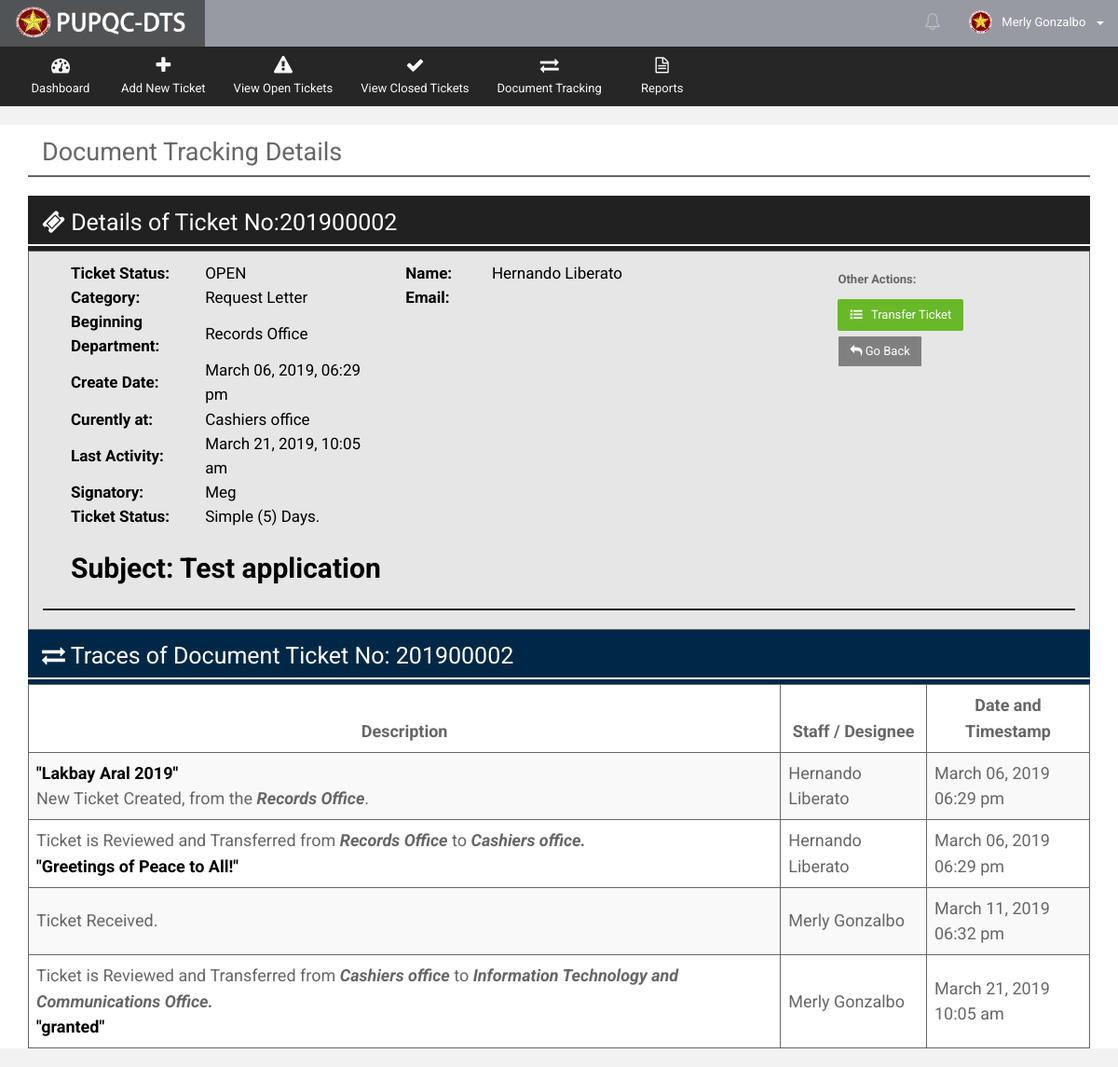
The page /Web/Department/views/ticket_trace_review.php?getID=201900002 (signed in) on the database as committed earlier.
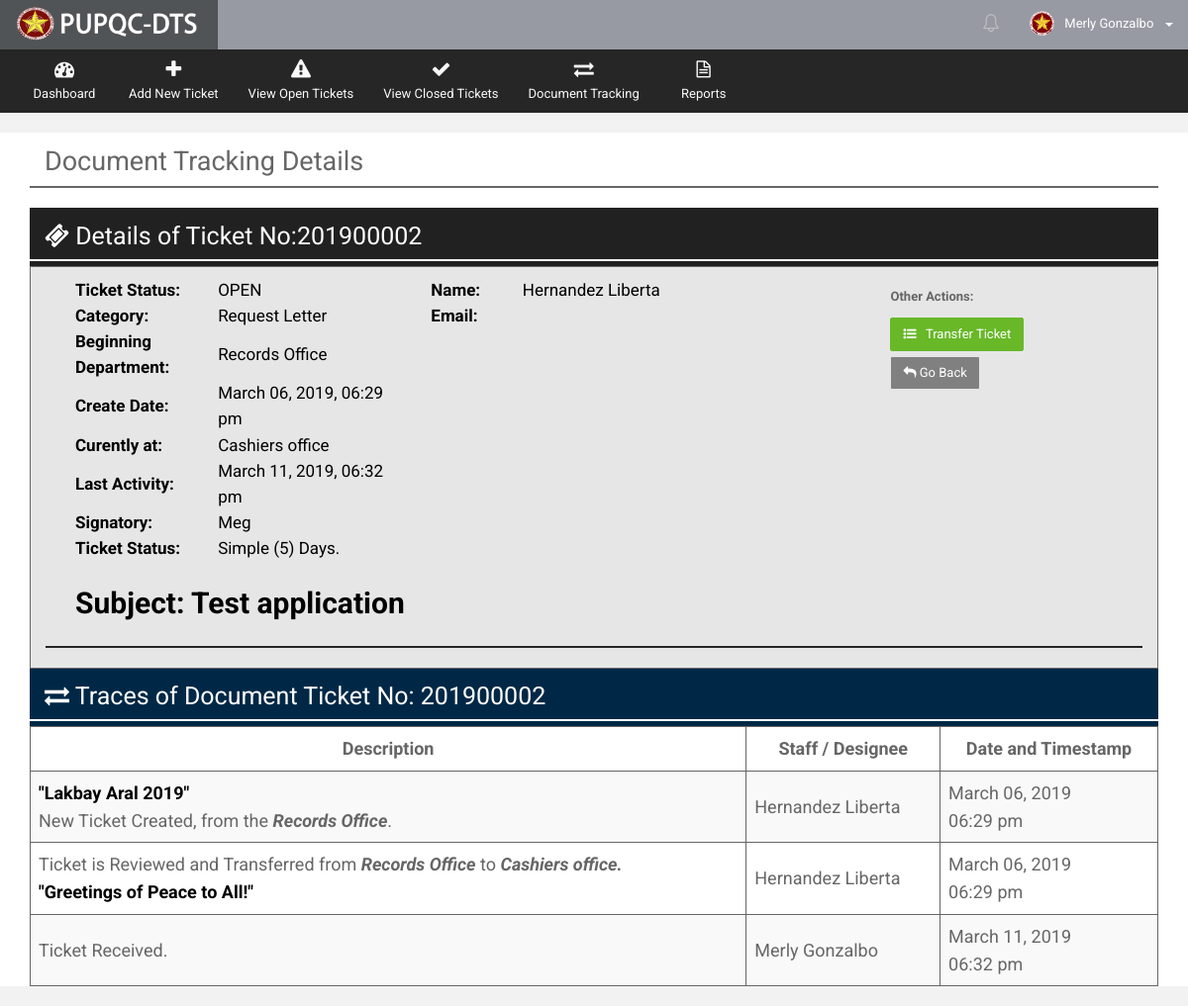
The same page on the database as committed later.
### tables this page shows
CREATE TABLE `t_document_track_history` (
  `docu_tr_his_ID` int(10) NOT NULL,
  `docu_tr_his_ticket_no` varchar(255) NOT NULL,
  `docu_tr_his_doctype` int(10) NOT NULL,
  `docu_tr_his_sourcetype` int(10) NOT NULL,
  `docu_tr_his_ext_source_desc` varchar(255) DEFAULT NULL,
  `docu_tr_his_prioritytype` int(10) NOT NULL,
  `docu_tr_his_count_date_process` varchar(10) NOT NULL,
  `docu_tr_his_from_office` int(10) NOT NULL,
  `docu_tr_his_to_office` int(10) DEFAULT NULL,
  `docu_tr_his_subject` varchar(255) NOT NULL,
  `docu_tr_his_desc` varchar(255) NOT NULL,
  `docu_tr_his_closing_remarks` varchar(255) DEFAULT NULL,
  `docu_tr_his_remarks` varchar(255) DEFAULT NULL,
  `docu_tr_his_asignatory` varchar(255) NOT NULL,
  `docu_tr_his_createdby` int(10) NOT NULL,
  `docu_tr_his_receiver` int(10) DEFAULT NULL,
  `docu_tr_his_sender` int(10) DEFAULT NULL,
  `docu_tr_his_closedby` int(10) DEFAULT NULL,
  `docu_tr_his_reopenedby` int(10) DEFAULT NULL,
  `docu_tr_his_receiving_stat` varchar(30) DEFAULT NULL,
  `docu_tr_his_date_create` date NOT NULL,
  `docu_tr_his_time_create` time NOT NULL,
  `docu_tr_his_date_sent` date DEFAULT NULL,
  `docu_tr_his_time_sent` time DEFAULT NULL,
  `docu_tr_his_date_received` date DEFAULT NULL,
  `docu_tr_his_time_received` time DEFAULT NULL,
  `docu_tr_his_date_done` date DEFAULT NULL,
  `docu_tr_his_time_done` time DEFAULT NULL,
  `docu_tr_his_date_reopened` date DEFAULT NULL,
  `docu_tr_his_time_reopened` time DEFAULT NULL,
  `docu_tr_his_status` varchar(20) NOT NULL DEFAULT 'OPEN',
  `docu_tr_his_overdue_stat` varchar(10) NOT NULL DEFAULT 'NO',
  `docu_tr_his_action` varchar(30) NOT NULL,
  `docu_tr_his_notif_stat` bit(1) NOT NULL DEFAULT b'1',
  `docu_tr_his_disp_stat` bit(1) NOT NULL DEFAULT b'1',
  `docu_tr_his_timestamp` datetime NOT NULL DEFAULT CURRENT_TIMESTAMP
);

CREATE TABLE `t_employees` (
  `emp_ID` int(10) NOT NULL,
  `emp_lastname` varchar(100) NOT NULL,
  `emp_middlename` varchar(100) DEFAULT NULL,
  `emp_firstname` varchar(100) NOT NULL,
  `emp_office` int(10) NOT NULL,
  `emp_position` varchar(50) NOT NULL,
  `emp_picture` varchar(255) DEFAULT 'default.png',
  `emp_active_flag` bit(1) NOT NULL DEFAULT b'1',
  `emp_mod_date` datetime NOT NULL DEFAULT CURRENT_TIMESTAMP
);

CREATE TABLE `r_office` (
  `office_ID` int(10) NOT NULL,
  `office_name` varchar(200) NOT NULL,
  `office_stat` bit(1) NOT NULL DEFAULT b'1',
  `office_timestamp` datetime NOT NULL DEFAULT CURRENT_TIMESTAMP
);

### Web/Department/views/ticket_trace_review.php (the view, shortened to what the changed rows need)
<?php
    include("../utilities/Header.php");
    include("../utilities/Notification.php");
    include("../utilities/Tables.php");
    if (isset($_GET['getID']))
    {
        $docu_ticketno = $_GET['getID'];
    }
?>
      <div class="wrapper row-offcanvas row-offcanvas-left">
       <div class="content">
          <section class="main-content">
             <div class="col-md-12">
                <div class="col-md-12">
                  <h2 style="margin-top: 15px">Document Tracking Details</h2>
                </div>
             </div>
            <?php include("../functionalities/ticket_num_generator.php");?>
            <div class="row" style="background-color: white">
              <div class="col-md-12">
                <div class="box-info">
                  <?php include("get_view_details_docu_ticket.php");?>
                  <div class="col-md-12">
                      <div class="col-md-12" style="background-color: #e6e6e6; border: 1px solid">
                          <div class="col-md-12" style="margin-bottom: 10px; margin-right: 2%; ">
                               <div class="col-md-4" style="color: black; font-size:17px">
                                  <table>
                                    <tbody>
                                       <tr style="margin: 70px">
                                         <td style="width: 220px"><b>Last Activity:</b></td>
                                         <td style="width: 370px"><?php echo $new_LT_format; ?></td>
                                       </tr>
                                    </tbody>
                                  </table>
                               </div>
                               <div class="col-md-5" style="color: black; font-size:17px">
                                  <table>
                                    <tbody>
                                       <tr>
                                         <td style="width: 100px"><b>Name:</b></td>
                                         <td style="width: 370px"><?php echo $creator_compname; ?></td>
                                       </tr>
                                    </tbody>
                                  </table>
                               </div>
                      </div>
                  </div>
                </div>
              </div>
              <div class="col-md-12">
                <div class="box-info">
                    <table class="table table-striped mbn" style="font-size: 18px">
                       <thead>
                       <tr>
                           <th style="border:1px solid; text-align: center">Description</th>
                           <th style="border:1px solid; text-align: center">Staff / Designee</th>
                           <th style="border:1px solid; text-align: center">Date and Timestamp</th>
                       </tr>
                       </thead>
                       <tbody>
                        <?php include("get_view_table_tracing_details.php");?>
                      </tbody>
                    </table>
                </div>
              </div>
            </div>
          </section>
       </div>
      </div>
 <link type="text/css" rel="stylesheet" href="../../../resources-web/assets/plugins/bootstrap-wysihtml5/bootstrap3-wysihtml5.min.css">
</body>
</html>

### Web/Department/views/get_view_table_tracing_details.php (shortened to what the changed rows need)
<?php
        include("../../../db_con.php");
        $view_query1 = mysqli_query($connection,"SELECT * FROM `t_document_track_history` AS DOCU
                                                       INNER JOIN `t_accounts` AS ACC
                                                       INNER JOIN `t_employees` AS EMP
                                                       INNER JOIN `r_document_type` AS TYPE
                                                       INNER JOIN `r_source_type` AS SRC
                                                       INNER JOIN `r_priority_type` AS PRIO
                                                       ON  ACC.acc_empID = EMP.emp_ID
                                                       and TYPE.docutype_ID = DOCU.docu_tr_his_doctype
                                                       and SRC.source_ID = DOCU.docu_tr_his_sourcetype
                                                       and PRIO.priority_ID = DOCU.docu_tr_his_prioritytype
                                                       WHERE DOCU.docu_tr_his_ticket_no = '$docu_ticketno'
                                                       GROUP BY DOCU.docu_tr_his_ID");
        while($row1 = mysqli_fetch_array($view_query1))
        {
            $docu_tr_desc = $row1["docu_tr_his_desc"];
            $docu_tr_from_office = $row1["docu_tr_his_from_office"];
            $docu_tr_to_office = $row1["docu_tr_his_to_office"];
            $docu_tr_remarks = $row1["docu_tr_his_remarks"];
            $docu_action = $row1["docu_tr_his_action"];
            $docu_tr_createdby = $row1["docu_tr_his_createdby"];
            $docu_tr_sender = $row1["docu_tr_his_sender"];
            $docu_tr_receiver = $row1["docu_tr_his_receiver"];
            $docu_tr_date_create = new datetime($row1["docu_tr_his_date_create"]);
            $docu_tr_time_create = new datetime($row1["docu_tr_his_time_create"]);
            $date_create = $docu_tr_date_create->format('F d, Y');
            $time_create = $docu_tr_time_create->format('h:i a');
            $docu_tr_date_sent = new datetime($row1["docu_tr_his_date_sent"]);
            $docu_tr_time_sent = new datetime($row1["docu_tr_his_time_sent"]);
            $date_sent = $docu_tr_date_sent->format('F d, Y');
            $time_sent = $docu_tr_time_sent->format('h:i a');
            $docu_date_receive = new datetime($row1["docu_tr_his_date_received"]);
            $docu_time_receive = new datetime($row1["docu_tr_his_time_received"]);
            $date_receive = $docu_date_receive->format('F d, Y');
            $time_receive = $docu_time_receive->format('h:i a');
              $getoffice_creator = mysqli_query($connection, "SELECT * FROM `t_employees` AS EMP
                                                              INNER JOIN `r_office` AS OFF
                                                              ON EMP.emp_office = OFF.office_ID
                                                      WHERE OFF.office_ID = '$docu_tr_from_office'");
              while($create_off_row = mysqli_fetch_array($getoffice_creator))
              {
                $created_office_name = $create_off_row["office_name"];
              }
              $getoffice_receiver = mysqli_query($connection, "SELECT * FROM `t_employees` AS EMP
                                                              INNER JOIN `r_office` AS OFF
                                                              ON EMP.emp_office = OFF.office_ID
                                                      WHERE OFF.office_ID = '$docu_tr_to_office'");
              while($rec_off_row = mysqli_fetch_array($getoffice_receiver))
              {
                $receiver_office_name = $rec_off_row["office_name"];
              }
              $getcreator = mysqli_query($connection, "SELECT * FROM `t_employees` AS EMP
                                                              INNER JOIN `r_office` AS OFF
                                                              ON EMP.emp_office = OFF.office_ID
                                                      WHERE EMP.emp_ID = ' $docu_tr_createdby'");
               while($creator_row = mysqli_fetch_array($getcreator))
               {
                 $creator_fname = $creator_row["emp_firstname"];
                 $creator_lname = $creator_row["emp_lastname"];
                 $creator_compname = $creator_fname.' '.$creator_lname;
               }
              $getsender = mysqli_query($connection, "SELECT * FROM `t_employees` AS EMP
                                                              INNER JOIN `r_office` AS OFF
                                                              ON EMP.emp_office = OFF.office_ID
                                                      WHERE EMP.emp_ID = '$docu_tr_sender'");
               while($sender_row = mysqli_fetch_array($getsender))
               {
                 $sender_office_name = $sender_row["office_name"];
                 $sender_fname = $sender_row["emp_firstname"];
                 $sender_lname = $sender_row["emp_lastname"];
                 $sender_compname = $sender_fname.' '.$sender_lname;
               }
              $getreceive = mysqli_query($connection, "SELECT * FROM `t_employees` AS EMP
                                                              INNER JOIN `r_office` AS OFF
                                                              ON EMP.emp_office = OFF.office_ID
                                                      WHERE EMP.emp_ID = '$docu_tr_receiver'");
                while($receive_row = mysqli_fetch_array($getreceive))
                {
                  $receive_fname = $receive_row["emp_firstname"];
                  $receive_lname = $receive_row["emp_lastname"];
                  $receive_compname = $receive_fname.' '.$receive_lname;
                }
             echo      '<td style="border:1px solid"> ';
                         if($docu_action == 'Created')
                         {
                            echo  '<b style="color: black">"'.$docu_tr_desc.'"</b><br> New Ticket '.$docu_action.', from the <i><b>'.$created_office_name.'</b></i>.';
                         }
                         else if($docu_action == 'Reviewed and Transferred')
                         {
                           echo  'Ticket is '.$docu_action.' from <i><b>'.$sender_office_name.'</b></i> to <i><b>'.$receiver_office_name.'.</b></i> <br><b style="color: black">"'.$docu_tr_remarks.'"</b>';
                         }
                         else if($docu_action == 'Received')
                         {
                           echo  'Ticket '.$docu_action.'.';
                         }
             echo      '</td>';
             echo      '<td style="border:1px solid"> ';
                         if($docu_action == 'Created')
                         {
                           echo  $creator_compname;
                         }
                         else if($docu_action == 'Reviewed and Transferred')
                         {
                           echo  $sender_compname;
                         }
                         else if($docu_action == 'Received')
                         {
                           echo  $receive_compname;
                         }
             echo      '</td>';
             echo      '<td style="border:1px solid"> ';
                         if($docu_action == 'Created')
                         {
                           echo  $date_create.'<br>'.$time_create;
                         }
                         else if($docu_action == 'Reviewed and Transferred')
                         {
                           echo  $date_sent.'<br>'.$time_sent;
                         }
                         else if($docu_action == 'Received')
                         {
                           echo  $date_receive.'<br>'.$time_receive;
                         }
             echo      '</td>';
       }
?>

Rows that differ between the two databases and show on the page:
no longer on this page (row edited): t_document_track_history: docu_tr_his_timestamp "March 21, 2019, 10:05 am", docu_tr_his_action "Reviewed and Transferred", r_office.office_name "Cashiers office", docu_tr_his_to_office.office_name "Information Technology and Communications Office", docu_tr_his_remarks "granted", t_employees.emp_firstname+emp_lastname "Merly Gonzalbo", docu_tr_his_date_sent "March 21, 2019", docu_tr_his_time_sent "10:05 am"
changed t_employees: creator_compname "Hernando Liberato" → "Hernandez Liberta"
changed through a linked row, t_document_track_history "Lakbay Aral 2019": t_employees.emp_firstname+emp_lastname "Hernando Liberato" → "Hernandez Liberta"
changed t_document_track_history "Reviewed and Transferred": t_employees.emp_firstname+emp_lastname "Hernando Liberato" → "Hernandez Liberta"
Other text that changed with them:
$new_LT_format: "March 21, 2019, 10:05 am" → "March 11, 2019, 06:32 pm"
